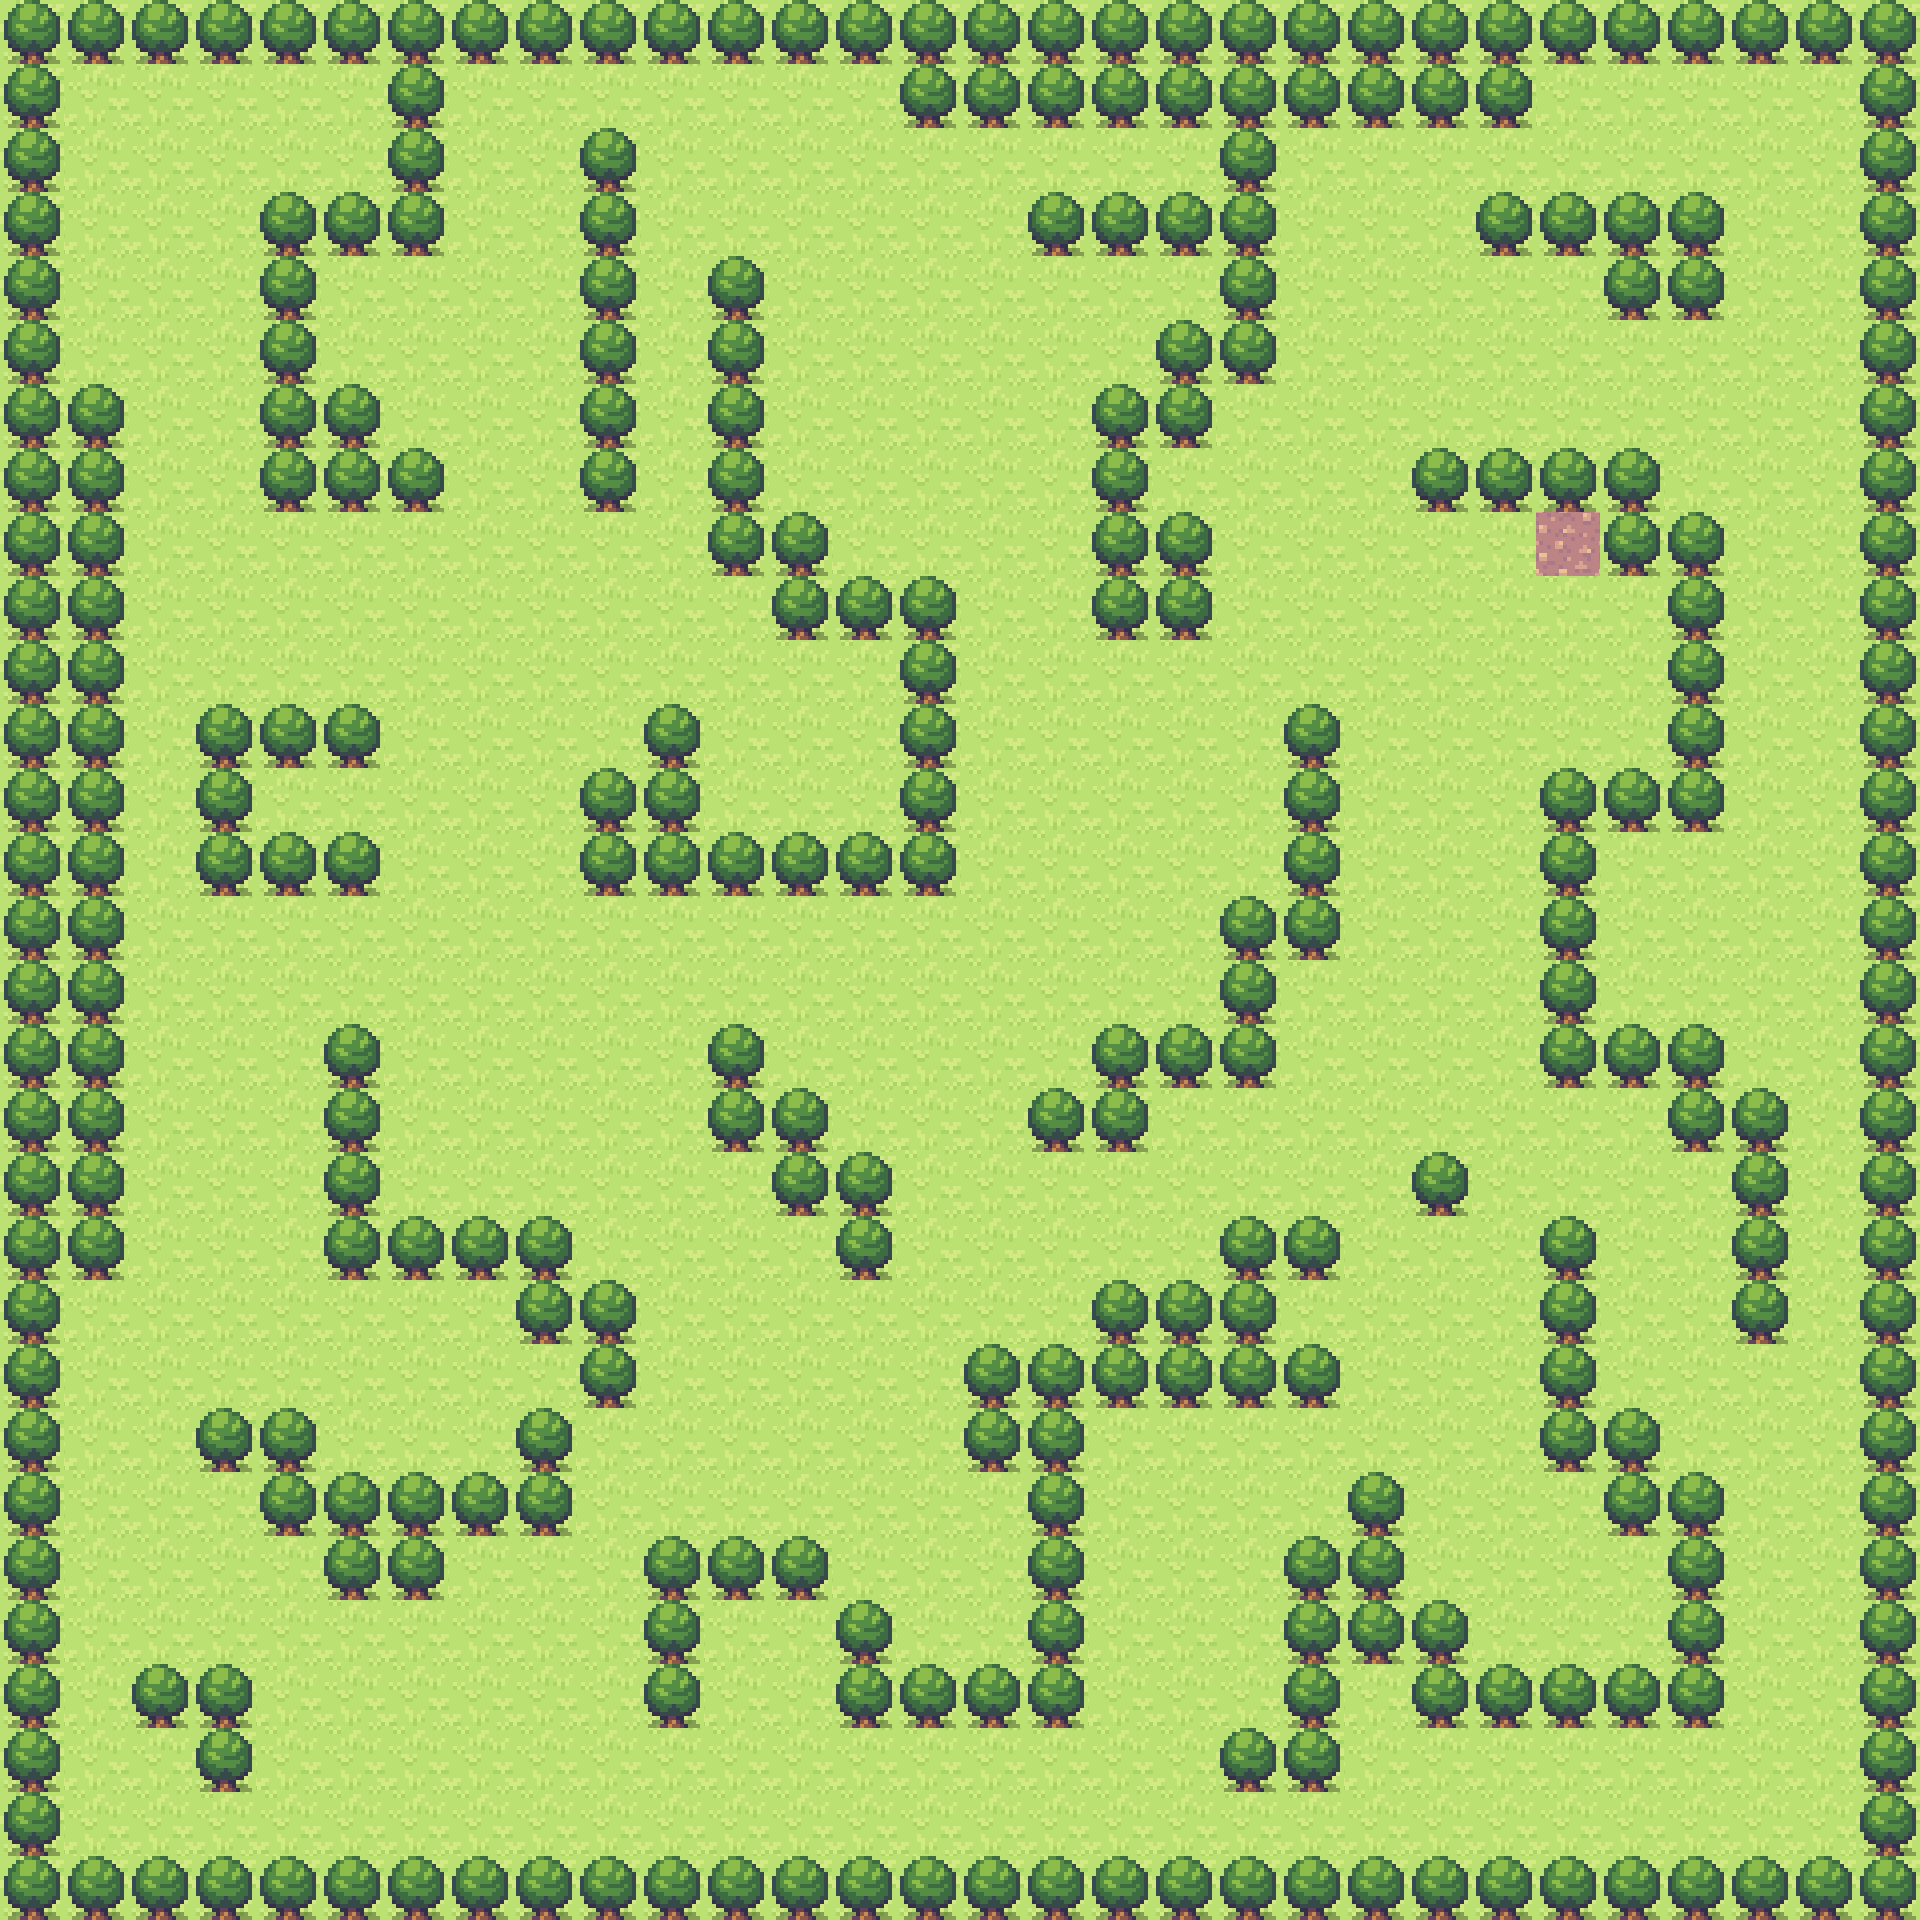

A level layout from a 2D game, rendered from its tile map. Below: a short description, then the map file with its tile-grid data intact:
An orthogonal 30x30 tile map with 64x64 px tiles, 1 tile layer (Tile Layer 1).

<map version="1.9" tiledversion="1.9.2" orientation="orthogonal" renderorder="right-down" width="30" height="30" tilewidth="64" tileheight="64" infinite="0" nextlayerid="2" nextobjectid="1">
 <editorsettings>
  <export target="map2.csv" format="csv" />
 </editorsettings>
 <tileset firstgid="1" name="tileset" tilewidth="64" tileheight="64" tilecount="3" columns="3">
  <image source="../images/tileset.png" width="192" height="64" />
 </tileset>
 <layer id="1" name="Tile Layer 1" width="30" height="30">
  <data encoding="csv">
3,3,3,3,3,3,3,3,3,3,3,3,3,3,3,3,3,3,3,3,3,3,3,3,3,3,3,3,3,3,
3,1,1,1,1,1,3,1,1,1,1,1,1,1,3,3,3,3,3,3,3,3,3,3,1,1,1,1,1,3,
3,1,1,1,1,1,3,1,1,3,1,1,1,1,1,1,1,1,1,3,1,1,1,1,1,1,1,1,1,3,
3,1,1,1,3,3,3,1,1,3,1,1,1,1,1,1,3,3,3,3,1,1,1,3,3,3,3,1,1,3,
3,1,1,1,3,1,1,1,1,3,1,3,1,1,1,1,1,1,1,3,1,1,1,1,1,3,3,1,1,3,
3,1,1,1,3,1,1,1,1,3,1,3,1,1,1,1,1,1,3,3,1,1,1,1,1,1,1,1,1,3,
3,3,1,1,3,3,1,1,1,3,1,3,1,1,1,1,1,3,3,1,1,1,1,1,1,1,1,1,1,3,
3,3,1,1,3,3,3,1,1,3,1,3,1,1,1,1,1,3,1,1,1,1,3,3,3,3,1,1,1,3,
3,3,1,1,1,1,1,1,1,1,1,3,3,1,1,1,1,3,3,1,1,1,1,1,2,3,3,1,1,3,
3,3,1,1,1,1,1,1,1,1,1,1,3,3,3,1,1,3,3,1,1,1,1,1,1,1,3,1,1,3,
3,3,1,1,1,1,1,1,1,1,1,1,1,1,3,1,1,1,1,1,1,1,1,1,1,1,3,1,1,3,
3,3,1,3,3,3,1,1,1,1,3,1,1,1,3,1,1,1,1,1,3,1,1,1,1,1,3,1,1,3,
3,3,1,3,1,1,1,1,1,3,3,1,1,1,3,1,1,1,1,1,3,1,1,1,3,3,3,1,1,3,
3,3,1,3,3,3,1,1,1,3,3,3,3,3,3,1,1,1,1,1,3,1,1,1,3,1,1,1,1,3,
3,3,1,1,1,1,1,1,1,1,1,1,1,1,1,1,1,1,1,3,3,1,1,1,3,1,1,1,1,3,
3,3,1,1,1,1,1,1,1,1,1,1,1,1,1,1,1,1,1,3,1,1,1,1,3,1,1,1,1,3,
3,3,1,1,1,3,1,1,1,1,1,3,1,1,1,1,1,3,3,3,1,1,1,1,3,3,3,1,1,3,
3,3,1,1,1,3,1,1,1,1,1,3,3,1,1,1,3,3,1,1,1,1,1,1,1,1,3,3,1,3,
3,3,1,1,1,3,1,1,1,1,1,1,3,3,1,1,1,1,1,1,1,1,3,1,1,1,1,3,1,3,
3,3,1,1,1,3,3,3,3,1,1,1,1,3,1,1,1,1,1,3,3,1,1,1,3,1,1,3,1,3,
3,1,1,1,1,1,1,1,3,3,1,1,1,1,1,1,1,3,3,3,1,1,1,1,3,1,1,3,1,3,
3,1,1,1,1,1,1,1,1,3,1,1,1,1,1,3,3,3,3,3,3,1,1,1,3,1,1,1,1,3,
3,1,1,3,3,1,1,1,3,1,1,1,1,1,1,3,3,1,1,1,1,1,1,1,3,3,1,1,1,3,
3,1,1,1,3,3,3,3,3,1,1,1,1,1,1,1,3,1,1,1,1,3,1,1,1,3,3,1,1,3,
3,1,1,1,1,3,3,1,1,1,3,3,3,1,1,1,3,1,1,1,3,3,1,1,1,1,3,1,1,3,
3,1,1,1,1,1,1,1,1,1,3,1,1,3,1,1,3,1,1,1,3,3,3,1,1,1,3,1,1,3,
3,1,3,3,1,1,1,1,1,1,3,1,1,3,3,3,3,1,1,1,3,1,3,3,3,3,3,1,1,3,
3,1,1,3,1,1,1,1,1,1,1,1,1,1,1,1,1,1,1,3,3,1,1,1,1,1,1,1,1,3,
3,1,1,1,1,1,1,1,1,1,1,1,1,1,1,1,1,1,1,1,1,1,1,1,1,1,1,1,1,3,
3,3,3,3,3,3,3,3,3,3,3,3,3,3,3,3,3,3,3,3,3,3,3,3,3,3,3,3,3,3
</data>
 </layer>
</map>
